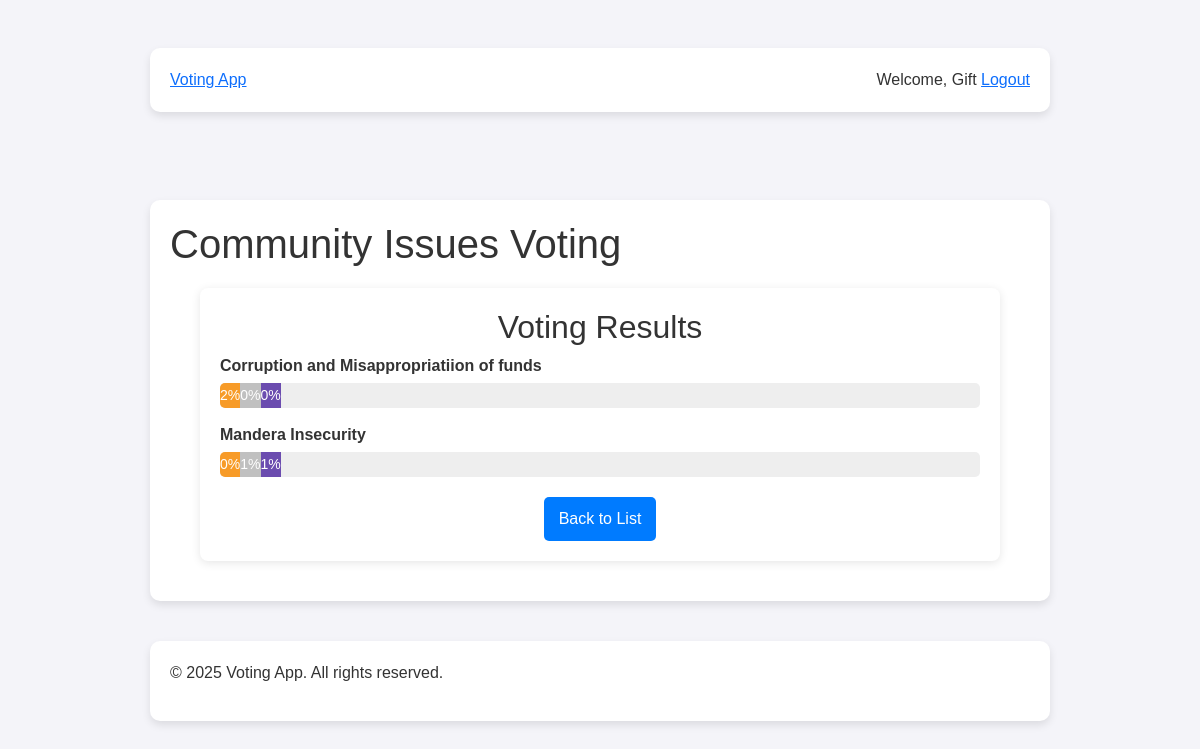
The page /results (signed in) on the database its author committed.
### app.py (models this page shows)
class User(UserMixin, db.Model):
    id = db.Column(db.Integer, primary_key=True)
    username = db.Column(db.String(100), unique=True, nullable=False)
    email = db.Column(db.String(100), unique=True, nullable=False)
    password = db.Column(db.String(200), nullable=False)
    is_admin = db.Column(db.Boolean, default=False)

class Issue(db.Model):
    id = db.Column(db.Integer, primary_key=True)
    title = db.Column(db.String(100), nullable=False)
    description = db.Column(db.Text)
    votes = db.Column(db.Integer, default=0)
    category_id = db.Column(db.Integer, db.ForeignKey('category.id'))
    category = db.relationship('Category', backref='issues')
    created_at = db.Column(db.DateTime, default=datetime.utcnow)
    updated_at = db.Column(db.DateTime, default=datetime.utcnow, onupdate=datetime.utcnow)

### app.py (the view)
@app.route('/results')
def results():
    results_data = db.session.query(
        Issue.title,
        db.func.count(UserVote.id).filter(UserVote.vote_type == "agree").label("agree"),
        db.func.count(UserVote.id).filter(UserVote.vote_type == "not_sure").label("not_sure"),
        db.func.count(UserVote.id).filter(UserVote.vote_type == "disagree").label("disagree"),
        db.func.count(UserVote.id).label("total")
    ).join(UserVote).group_by(Issue.title).all()
    results = []
    for row in results_data:
        results.append({
            "issue": {"title": row.title},
            "agree": row.agree,
            "not_sure": row.not_sure,
            "disagree": row.disagree,
            "total": row.total
        })
    return render_template("results.html", results=results)

### app.py (called while the page is built)
@login_manager.user_loader
def load_user(user_id):
    return User.query.get(int(user_id))

### app/templates/results.html (shortened to what this page needs)
{% extends "base.html" %}
{% block extra_head %}
  <link rel="stylesheet" href="{{ url_for('static', filename='results.css') }}">
{% endblock %}
{% block content %}
<section class="results">
  <header>
    <h2>Voting Results</h2>
  </header>
  <section class="results-list">
    {% for result in results %}
      <div class="result-item">
        <div class="issue-title">{{ result.issue.title }}</div>
        <div class="bar-chart">
          <div class="bar support" data-width="{{ (result.agree / result.total * 100) if result.total > 0 else 0 }}">
            {{ result.agree }}%
          </div>
          <div class="bar neutral" data-width="{{ (result.not_sure / result.total * 100) if result.total > 0 else 0 }}">
            {{ result.not_sure }}%
          </div>
          <div class="bar oppose" data-width="{{ (result.disagree / result.total * 100) if result.total > 0 else 0 }}">
            {{ result.disagree }}%
          </div>
        </div>
      </div>
    {% endfor %}
  </section>
  <footer class="results-footer">
    <a href="{{ url_for('index') }}" class="button">Back to List</a>
  </footer>
</section>
{% endblock %}

### app/templates/base.html (shortened to what this page needs)
<!DOCTYPE html>
<html lang="en">
<head>
  <link rel="stylesheet" href="https://cdn.jsdelivr.net/npm/bootstrap@5.3.0/dist/css/bootstrap.min.css">
  <link rel="stylesheet" href="{{ url_for('static', filename='base.css') }}">
  {% block extra_head %}{% endblock %}
</head>
<body>
  <header>
    <div class="navbar">
      <div class="container">
        <a class="logo" href="{{ url_for('index') }}">Voting App</a>
        <nav>
          {% if current_user.is_authenticated %}
            <span>Welcome, {{ current_user.username }}</span>
            <a href="{{ url_for('logout') }}">Logout</a>
          {% else %}
            <a href="{{ url_for('login') }}">Login</a>
            <a href="{{ url_for('register') }}">Register</a>
          {% endif %}
        </nav>
      </div>
    </div>
  </header>
  <main class="container">
    <h1>Community Issues Voting</h1>
    {% block content %}{% endblock %}
  </main>
  <footer>
    <div class="container">
      <p>&copy; {{ current_year if current_year is defined else "2025" }} Voting App. All rights reserved.</p>
    </div>
  </footer>
</body>
</html>

### static/base.css (style rules this page uses)
body { font-family: 'Poppins', sans-serif; margin: 0; padding: 0; background-color: #f4f4f9; color: #333; }
.container { max-width: 900px; margin: 40px auto; background: white; padding: 20px; border-radius: 10px; box-shadow: 0 4px 8px rgba(0, 0, 0, 0.1); }
.button { display: inline-block; padding: 12px 20px; background: #4CAF50; color: white; border-radius: 6px; text-decoration: none; transition: background 0.3s ease; }

### static/results.css (style rules this page uses)
.results { max-width: 800px; margin: 20px auto; padding: 20px; background: white; box-shadow: 0 2px 10px rgba(0, 0, 0, 0.1); border-radius: 8px; }
.results h2 { text-align: center; color: #333; }
.result-item { margin-bottom: 15px; }
.issue-title { font-weight: bold; margin-bottom: 5px; }
.bar-chart { display: flex; height: 25px; border-radius: 5px; overflow: hidden; background: #eee; }
.bar { height: 100%; text-align: center; color: white; font-size: 14px; line-height: 25px; white-space: nowrap; }
.support { background-color: #f79b28; }
.neutral { background-color: #c0c0c0; }
.oppose { background-color: #6b4caf; }
.results-footer { text-align: center; margin-top: 20px; }
.button { display: inline-block; padding: 10px 15px; background-color: #007bff; color: white; text-decoration: none; border-radius: 5px; }

### rows shown on the page
User: username "Gift"
Issue: issue "Corruption and Misappropriatiion of funds", {{ (result.agree / result.total * 100) if result.total > 0 else 0 }} 100.0 (drawn), agree "2", {{ (result.not_sure / result.total * 100) if result.total > 0 else 0 }} 0.0 (drawn), not_sure "0", {{ (result.disagree / result.total * 100) if result.total > 0 else 0 }} 0.0 (drawn), disagree "0"
Issue: issue "Mandera Insecurity", {{ (result.agree / result.total * 100) if result.total > 0 else 0 }} 0.0 (drawn), agree "0", {{ (result.not_sure / result.total * 100) if result.total > 0 else 0 }} 50.0 (drawn), not_sure "1", {{ (result.disagree / result.total * 100) if result.total > 0 else 0 }} 50.0 (drawn), disagree "1"

### other values the page prints
{{ current_year if current_year is defined else "2025" }} "2025"
